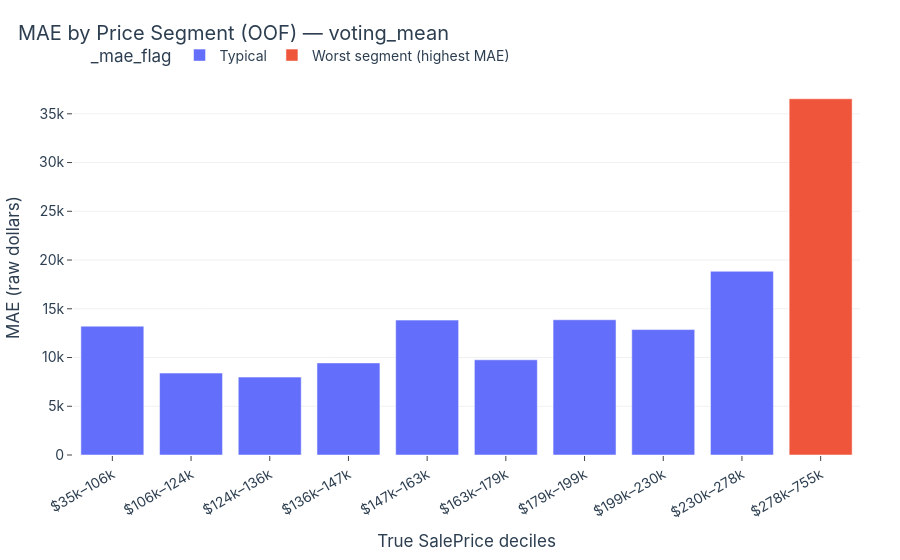
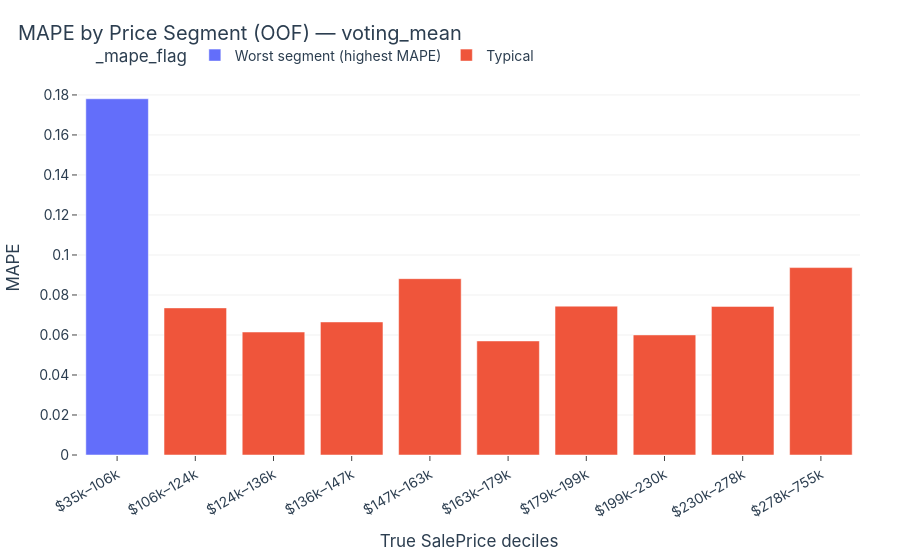

The notebook cell these images were saved under, in order:
### Code cell
# ============================================
# Cell 6 — Error by Price Segment (deciles)
# ============================================
q = pd.qcut(df["y_true_raw"], q=10, duplicates="drop")
seg = df.groupby(q, observed=True).agg(
    n=("Id", "count"),
    mae=("abs_error_raw", "mean"),
    mape=("ape_raw", "mean"),
    median_true=("y_true_raw", "median"),
).reset_index()

seg["segment_label"] = seg[q.name].apply(nice_bin_label)

# --- MAE ---
worst_mae_idx = seg["mae"].idxmax()
seg["_mae_flag"] = "Typical"
seg.loc[worst_mae_idx, "_mae_flag"] = "Worst segment (highest MAE)"

fig = px.bar(
    seg,
    x="segment_label",
    y="mae",
    color="_mae_flag",
    hover_data=["n", "mape", "median_true"],
    title=f"MAE by Price Segment (OOF) — {MODEL}",
)
fig.update_layout(
    xaxis_title="True SalePrice deciles",
    yaxis_title="MAE (raw dollars)",
)
fig.update_xaxes(tickangle=-30)
fig.show()

# --- MAPE ---
worst_mape_idx = seg["mape"].idxmax()
seg["_mape_flag"] = "Typical"
seg.loc[worst_mape_idx, "_mape_flag"] = "Worst segment (highest MAPE)"

fig = px.bar(
    seg,
    x="segment_label",
    y="mape",
    color="_mape_flag",
    hover_data=["n", "mae", "median_true"],
    title=f"MAPE by Price Segment (OOF) — {MODEL}",
)
fig.update_layout(
    xaxis_title="True SalePrice deciles",
    yaxis_title="MAPE",
)
fig.update_xaxes(tickangle=-30)
fig.show()

### Figure 1 — Plotly figure (JSON) as saved in the notebook; plotly's stock layout.template omitted (floating-point values rounded to 4 significant figures)
{"data": [{"customdata": [[146.0, 0.1781, 88000.0], [149.0, 0.07354, 115000.0], [144.0, 0.06148, 130000.0], [150.0, 0.06652, 141000.0], [143.0, 0.08815, 155000.0], [144.0, 0.05702, 172500.0], [146.0, 0.07442, 187500.0], [149.0, 0.06003, 214000.0], [144.0, 0.07429, 250300.0]], "hovertemplate": "_mae_flag=Typical<br>segment_label=%{x}<br>mae=%{y}<br>n=%{customdata[0]}<br>mape=%{customdata[1]}<br>median_true=%{customdata[2]}<extra></extra>", "legendgroup": "Typical", "marker": {"color": "#636efa", "pattern": {"shape": ""}}, "name": "Typical", "orientation": "v", "showlegend": true, "textposition": "auto", "type": "bar", "x": ["$35k–106k", "$106k–124k", "$124k–136k", "$136k–147k", "$147k–163k", "$163k–179k", "$179k–199k", "$199k–230k", "$230k–278k"], "xaxis": "x", "y": [13220.0, 8404.0, 7991.0, 9447.0, 13840.0, 9766.0, 13870.0, 12860.0, 18840.0], "yaxis": "y"}, {"customdata": [[145.0, 0.09369, 328000.0]], "hovertemplate": "_mae_flag=Worst segment (highest MAE)<br>segment_label=%{x}<br>mae=%{y}<br>n=%{customdata[0]}<br>mape=%{customdata[1]}<br>median_true=%{customdata[2]}<extra></extra>", "legendgroup": "Worst segment (highest MAE)", "marker": {"color": "#EF553B", "pattern": {"shape": ""}}, "name": "Worst segment (highest MAE)", "orientation": "v", "showlegend": true, "textposition": "auto", "type": "bar", "x": ["$278k–755k"], "xaxis": "x", "y": [36540.0], "yaxis": "y"}], "layout": {"barmode": "relative", "legend": {"title": {"text": "_mae_flag"}, "tracegroupgap": 0}, "title": {"text": "MAE by Price Segment (OOF) — voting_mean"}, "xaxis": {"anchor": "y", "domain": [0, 1], "tickangle": -30, "title": {"text": "True SalePrice deciles"}}, "yaxis": {"anchor": "x", "domain": [0, 1], "title": {"text": "MAE (raw dollars)"}}}}

### Figure 2 — Plotly figure (JSON) as saved in the notebook; plotly's stock layout.template omitted (floating-point values rounded to 4 significant figures)
{"data": [{"customdata": [[146.0, 13220.0, 88000.0]], "hovertemplate": "_mape_flag=Worst segment (highest MAPE)<br>segment_label=%{x}<br>mape=%{y}<br>n=%{customdata[0]}<br>mae=%{customdata[1]}<br>median_true=%{customdata[2]}<extra></extra>", "legendgroup": "Worst segment (highest MAPE)", "marker": {"color": "#636efa", "pattern": {"shape": ""}}, "name": "Worst segment (highest MAPE)", "orientation": "v", "showlegend": true, "textposition": "auto", "type": "bar", "x": ["$35k–106k"], "xaxis": "x", "y": [0.1781], "yaxis": "y"}, {"customdata": [[149.0, 8404.0, 115000.0], [144.0, 7991.0, 130000.0], [150.0, 9447.0, 141000.0], [143.0, 13840.0, 155000.0], [144.0, 9766.0, 172500.0], [146.0, 13870.0, 187500.0], [149.0, 12860.0, 214000.0], [144.0, 18840.0, 250300.0], [145.0, 36540.0, 328000.0]], "hovertemplate": "_mape_flag=Typical<br>segment_label=%{x}<br>mape=%{y}<br>n=%{customdata[0]}<br>mae=%{customdata[1]}<br>median_true=%{customdata[2]}<extra></extra>", "legendgroup": "Typical", "marker": {"color": "#EF553B", "pattern": {"shape": ""}}, "name": "Typical", "orientation": "v", "showlegend": true, "textposition": "auto", "type": "bar", "x": ["$106k–124k", "$124k–136k", "$136k–147k", "$147k–163k", "$163k–179k", "$179k–199k", "$199k–230k", "$230k–278k", "$278k–755k"], "xaxis": "x", "y": [0.07354, 0.06148, 0.06652, 0.08815, 0.05702, 0.07442, 0.06003, 0.07429, 0.09369], "yaxis": "y"}], "layout": {"barmode": "relative", "legend": {"title": {"text": "_mape_flag"}, "tracegroupgap": 0}, "title": {"text": "MAPE by Price Segment (OOF) — voting_mean"}, "xaxis": {"anchor": "y", "domain": [0, 1], "tickangle": -30, "title": {"text": "True SalePrice deciles"}}, "yaxis": {"anchor": "x", "domain": [0, 1], "title": {"text": "MAPE"}}}}
